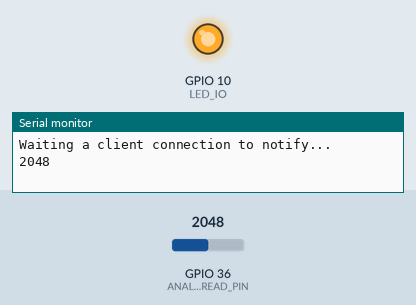
Recording of a sketch running on a simulated ESP32-S3. On the bench: output pins drawn as LEDs (lit = HIGH), the last lines printed to the serial monitor. The inputs (shaded band) are chosen by the test bench; at power-on: GPIO 36 (ANALOG_READ_PIN) = 2048. Nothing arrives over Bluetooth unless stated; a phone connects over Bluetooth LE 3 s after start.

Above: at 0.1 s.
At 3.1 s:
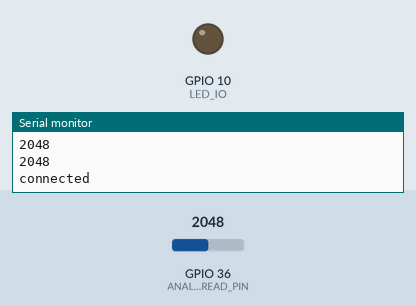
Timing chart, 0 to 4.6 s (numbered marks = the images above):
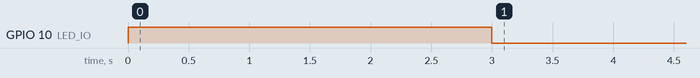

The sketch:

WebBLE_ESP32.ino
```cpp
/*
    This blue demo was based on the official ESP32's BLE_notify.ino
    https://github.com/nkolban/ESP32_BLE_Arduino/blob/master/examples/BLE_notify/BLE_notify.ino
    Modified by Yuske Goto yuskegoto@gmail.com
*/
#include <BLEDevice.h>
#include <BLEServer.h>
#include <BLEUtils.h>
#include <BLE2902.h>

BLEServer* pServer = NULL;
BLECharacteristic* pCharacteristic = NULL;
bool deviceConnected = false;
bool oldDeviceConnected = false;
uint32_t value = 0;

#define PACKET_LENGTH 4
#define DEVICE_NAME "ESP32" // There are cases that device cannot be discovered when you change device name...
#define LED_IO 10
#define ANALOG_READ_PIN 36

// See the following for generating UUIDs:
// https://www.uuidgenerator.net/

#define SERVICE_UUID        "4fafc201-1fb5-459e-8fcc-c5c9c331914b"
#define CHARACTERISTIC_UUID "beb5483e-36e1-4688-b7f5-ea07361b26a8"


class MyServerCallbacks: public BLEServerCallbacks {
    void onConnect(BLEServer* pServer) {
        deviceConnected = true;
        digitalWrite(LED_IO, LOW);
    };

    void onDisconnect(BLEServer* pServer) {
        deviceConnected = false;
        digitalWrite(LED_IO, HIGH);
    }
};


void setup() {
  Serial.begin(115200);

  // Create the BLE Device
  BLEDevice::init(DEVICE_NAME);

  // Create the BLE Server
  pServer = BLEDevice::createServer();
  pServer->setCallbacks(new MyServerCallbacks());

  // Create the BLE Service
  BLEService *pService = pServer->createService(SERVICE_UUID);

  // Create a BLE Characteristic
  pCharacteristic = pService->createCharacteristic(
                      CHARACTERISTIC_UUID,
                      BLECharacteristic::PROPERTY_READ   |
                      BLECharacteristic::PROPERTY_WRITE  |
                      BLECharacteristic::PROPERTY_NOTIFY |
                      BLECharacteristic::PROPERTY_INDICATE
                    );

  // https://www.bluetooth.com/specifications/gatt/viewer?attributeXmlFile=org.bluetooth.descriptor.gatt.client_characteristic_configuration.xml
  // Create a BLE Descriptor
  pCharacteristic->addDescriptor(new BLE2902());

  // Start the service
  pService->start();

  // Start advertising
  BLEAdvertising *pAdvertising = BLEDevice::getAdvertising();
  pAdvertising->addServiceUUID(SERVICE_UUID);
  pAdvertising->setScanResponse(false);
  pAdvertising->setMinPreferred(0x0);  // set value to 0x00 to not advertise this parameter
  BLEDevice::startAdvertising();
  Serial.println("Waiting a client connection to notify...");
  pinMode(LED_IO, OUTPUT);
  digitalWrite(LED_IO, HIGH);
}

void loop() {
    // notify changed value
    uint16_t readVal = analogRead(ANALOG_READ_PIN);
    Serial.println(readVal);

    if (deviceConnected) {
        char packetChar[PACKET_LENGTH];   //char array to output packet
        sprintf(packetChar, "%04i", readVal);

        pCharacteristic->setValue((uint8_t *)&packetChar, PACKET_LENGTH);
        pCharacteristic->notify();
        delay(3); // bluetooth stack will go into congestion, if too many packets are sent, in 6 hours test i was able to go as low as 3ms
    }
    // disconnecting
    if (!deviceConnected && oldDeviceConnected) {
        delay(500); // give the bluetooth stack the chance to get things ready
        pServer->startAdvertising(); // restart advertising
        Serial.println("start advertising");
        oldDeviceConnected = deviceConnected;
    }
    // connecting
    if (deviceConnected && !oldDeviceConnected) {
        // do stuff here on connecting
        oldDeviceConnected = deviceConnected;
        Serial.println("connected");
    }

    delay(1000);
}
```

Measured:
- by itself, GPIO 10 (LED_IO): HIGH → LOW at 3.0 s
